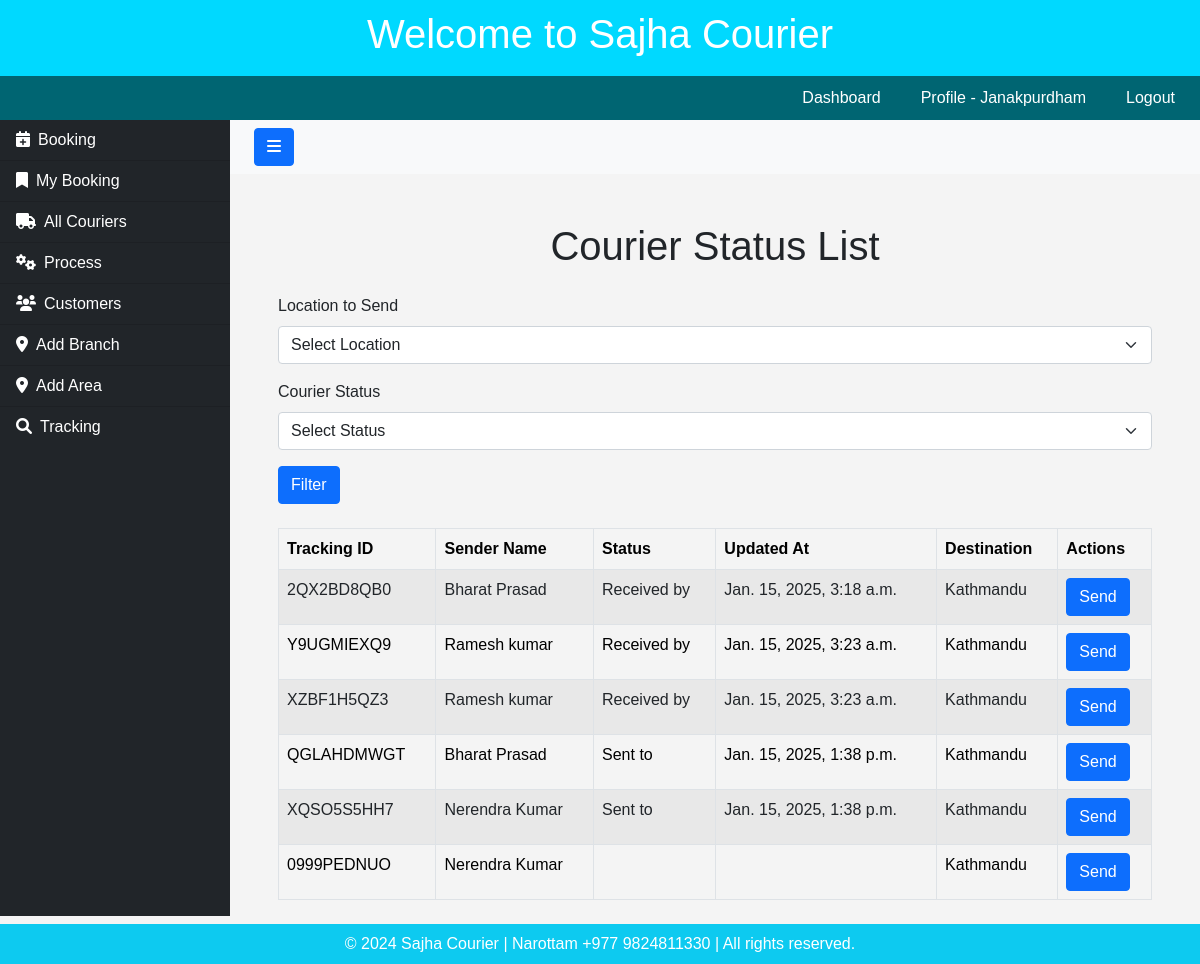
Screenshot of /book-courier/ (signed in) with the database file from the repository.
### userapp/models.py (models this page shows, shortened)
class CourierUser(AbstractBaseUser, PermissionsMixin):
    email = models.EmailField(unique=True)
    username = models.CharField(max_length=150, unique=True)
    full_name = models.CharField(max_length=255)
    phone_number = models.CharField(max_length=20)
    working_area = models.CharField(max_length=100)
    branch_name = models.ForeignKey(Branch, on_delete=models.CASCADE, null=True)
    is_active = models.BooleanField(default=True)
    is_staff = models.BooleanField(default=False)  # Required for admin
    date_joined = models.DateTimeField(auto_now_add=True)
    objects = CourierUserManager()
    USERNAME_FIELD = 'email'
    REQUIRED_FIELDS = ['username', 'full_name']

### courierapp/models.py (models this page shows, shortened)
class Branch(models.Model):
    name = models.CharField(max_length=255)
    def __str__(self):
        return self.name

class Courier(models.Model):
    created_by = models.ForeignKey('userapp.CourierUser', on_delete=models.CASCADE)
    tracking_id = models.CharField(max_length=50, unique=True, blank=True)
    destination = models.ForeignKey('courierapp.Branch', on_delete=models.CASCADE)
    order_type = models.CharField(max_length=50)
    delivery_type = models.CharField(max_length=50)
    order_date = models.DateTimeField(auto_now=True)
    package_name = models.CharField(max_length=100)
    weight = models.CharField(max_length=50)
    total_amount = models.DecimalField(max_digits=10, decimal_places=2, blank=True, null=True)
    reference = models.CharField(max_length=50, blank=True, null=True)
    instruction = models.CharField(max_length=100, blank=True, null=True)
    vendor_name = models.ForeignKey('Customer', on_delete=models.CASCADE)
    customer_name = models.CharField(max_length=200)
    customer_address = models.TextField()
    customer_phone = models.CharField(max_length=15)
    customer_alt_phone = models.CharField(max_length=15, blank=True, null=True)
    cod_amount = models.DecimalField(max_digits=10, decimal_places=2, blank=True, null=True)

class Customer(models.Model):
    vendor_name = models.CharField(max_length=200)
    vendor_address = models.TextField()
    vendor_phone = models.CharField(max_length=15)
    vendor_alt_phone = models.CharField(max_length=15, blank=True, null=True)
    created_by = models.ForeignKey('userapp.CourierUser', on_delete=models.CASCADE)
    def __str__(self):
        return self.vendor_name

class CourierStatus(models.Model):
    courier = models.ForeignKey('Courier', related_name='statuses', on_delete=models.CASCADE)
    updated_by = models.ForeignKey('userapp.CourierUser', on_delete=models.CASCADE)
    location_branch = models.ForeignKey('courierapp.Branch', on_delete=models.CASCADE)
    STATUS_CHOICES = [
        ('Booked by', 'Booked by'),
        ('Cancel', 'Cancel'),
        ('Packed for', 'Packed for'),
        ('Received by', 'Received by'),
        ('Sent to', 'Sent to'),
        ('In destination', 'In destination'),
        ('Out for delivery', 'Out for delivery'),
        ('Delivered', 'Delivered'),
    ]
    status = models.CharField(max_length=50, choices=STATUS_CHOICES)
    timestamp = models.DateTimeField(default=timezone.now)  # Time when status was updated
    additional_info = models.TextField(blank=True, null=True)  # Optional extra info for each status update
    class Meta:
        ordering = ['timestamp']  # Ensuring statuses are listed in chronological order for each courier

### courierapp/views.py (the view)
# urls.py: path('book-courier/', views.to_sent__courier_list, name='booked_courier_list'),
@login_required(login_url='login')
def to_sent__courier_list(request):
    selected_branch = request.GET.get('location_branch', None)
    selected_status = request.GET.get('status', None)
    branches = Branch.objects.all()
    couriers = Courier.objects.all()
    if selected_status:
        couriers = couriers.filter(statuses__status=selected_status)
    if selected_branch:
        couriers = couriers.filter(branch__id=selected_branch)
    couriers = couriers.distinct()
    return render(request, 'couriers/to_sent__courier_list.html', {
        'couriers': couriers,
        'branches': branches,
        'selected_status': selected_status
    })

### courierapp/templates/couriers/to_sent__courier_list.html (shortened to what this page needs)
{% extends 'couriers/base.html' %}
{% block content %}
<div class="container mt-5">
    <h1 class="text-center mb-4">Courier Status List</h1>
    <form method="GET" action="{% url 'booked_courier_list' %}">
        <div class="mb-3">
            <label for="location_branch" class="form-label">Location to Send</label>
            <select id="location_branch" name="location_branch" class="form-select">
                <option value="">Select Location</option>
            </select>
        </div>
        <div class="mb-3">
            <label for="status" class="form-label">Courier Status</label>
            <select id="status" name="status" class="form-select">
                <option value="">Select Status</option>
            </select>
        </div>
        <button type="submit" class="btn btn-primary">Filter</button>
    </form>
    {% if couriers %}
        <div class="table-responsive mt-4">
            <table class="table table-striped table-bordered">
                <thead class="thead-dark">
                    <tr>
                        <th>Tracking ID</th>
                        <th>Sender Name</th>
                        <th>Status</th>
                        <th>Updated At</th>
                        <th>Destination</th>
                        <th>Actions</th>
                    </tr>
                </thead>
                <tbody>
                    {% for courier in couriers %}
                        <tr>
                            <td>{{ courier.tracking_id }}</td>
                            <td>{{ courier.vendor_name }}</td>
                            <td>
                                {% with courier.statuses.last as last_status %}
                                    {{ last_status.status }}
                                {% endwith %}
                            </td>
                            <td>
                                {% with courier.statuses.last as last_status %}
                                    {{ last_status.timestamp }}
                                {% endwith %}
                            </td>
                            <td>{{ courier.destination }}</td>
                            <td>
                                <form method="POST" action="{% url 'sent_courier' courier.id %}">
                                    <button type="submit" class="btn btn-primary">Send</button>
                                </form>
                            </td>
                        </tr>
                    {% endfor %}
                </tbody>
            </table>
        </div>
    {% else %}
        <p class="text-center text-muted">No couriers found for the selected filters.</p>
    {% endif %}
</div>
{% endblock %}

### userapp/templates/users/header.html (shortened to what this page needs)
<!DOCTYPE html>
<html lang="en">
<head>
    <link rel="stylesheet" href="https://cdnjs.cloudflare.com/ajax/libs/font-awesome/6.0.0-beta3/css/all.min.css">
</head>
<body>
    <header>
        <h1>Welcome to Sajha Courier</h1>
    </header>
    <nav>
        {% if user.is_authenticated %}
        <a href="{% url 'dashboard' %}">Dashboard</a>
        <a href="{% url 'view_profile' %}">Profile - {{ user.branch_name }} </a>
        <a href="{% url 'logout' %}">Logout</a>
        {% endif %}
    </nav>
</body>
</html>

### userapp/templates/users/header.html (style rules this page uses)
body { font-family: Arial, sans-serif; margin: 0; padding: 0; background-color: #f4f4f4; }
header { background-color: rgb(0, 217, 255); color: #fff; padding: 10px; text-align: center; }
nav { background-color: rgb(0, 101, 114); display: flex; justify-content: right; padding: 5px; }
nav a { color: #fff; padding: 5px 20px; text-decoration: none; text-align: center; transition: background-color 0.3s; }

### rows the page displays
CourierUser: branch_name "Janakpurdham"
Courier: tracking_id "2QX2BD8QB0", vendor_name "Bharat Prasad", statuses.last.status "Received by", statuses.last.timestamp "Jan. 15, 2025, 3:18 a.m.", destination "Kathmandu"
Courier: tracking_id "Y9UGMIEXQ9", vendor_name "Ramesh kumar", statuses.last.status "Received by", statuses.last.timestamp "Jan. 15, 2025, 3:23 a.m.", destination "Kathmandu"
Courier: tracking_id "XZBF1H5QZ3", vendor_name "Ramesh kumar", statuses.last.status "Received by", statuses.last.timestamp "Jan. 15, 2025, 3:23 a.m.", destination "Kathmandu"
Courier: tracking_id "QGLAHDMWGT", vendor_name "Bharat Prasad", statuses.last.status "Sent to", statuses.last.timestamp "Jan. 15, 2025, 1:38 p.m.", destination "Kathmandu"
Courier: tracking_id "XQSO5S5HH7", vendor_name "Nerendra Kumar", statuses.last.status "Sent to", statuses.last.timestamp "Jan. 15, 2025, 1:38 p.m.", destination "Kathmandu"
Courier: tracking_id "0999PEDNUO", vendor_name "Nerendra Kumar", destination "Kathmandu"
